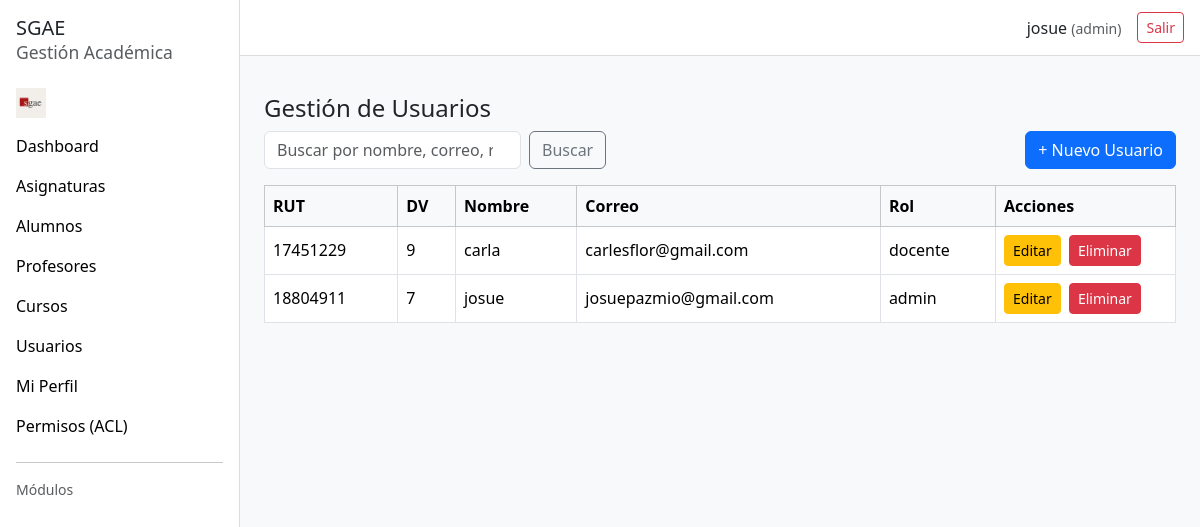
The page /public/usuarios.php (signed in) on the database its author committed.
### tables this page shows
CREATE TABLE `usuarios` (
  `rut` varchar(10) NOT NULL,
  `dv` char(1) NOT NULL,
  `nombre` varchar(100) NOT NULL,
  `correo` varchar(100) NOT NULL,
  `password` varchar(255) NOT NULL,
  `rol` enum('admin','docente','alumno','apoderado') NOT NULL DEFAULT 'docente'
);

### includes/usuarios_model.php (called while the page is built, shortened)
<?php
function usuarios_obtenerTodos(PDO $pdo): array {
    $sql = "SELECT rut, dv, nombre, correo, rol FROM usuarios ORDER BY nombre";
    return $pdo->query($sql)->fetchAll(PDO::FETCH_ASSOC);
}

### public/usuarios.php (the view, shortened to what this page needs)
<?php
require __DIR__ . '/_layout_top.php';
require __DIR__ . '/../includes/usuarios_model.php';
?>
<h4>Gestión de Usuarios</h4>
<div class="d-flex justify-content-between align-items-center mb-3">
  <form class="d-flex" role="search" method="get" action="">
    <input class="form-control me-2" type="search" name="q" placeholder="Buscar por nombre, correo, rut o rol" value="<?= htmlspecialchars($_GET['q'] ?? '') ?>">
    <button class="btn btn-outline-secondary">Buscar</button>
  </form>
  <button class="btn btn-primary" data-bs-toggle="modal" data-bs-target="#modalCrearUsuario">+ Nuevo Usuario</button>
</div>
<?php
$usuarios = usuarios_obtenerTodos($pdo);
?>
<div class="table-responsive">
  <table class="table table-bordered table-hover align-middle">
    <thead class="table-light"><tr>
      <th>RUT</th><th>DV</th><th>Nombre</th><th>Correo</th><th>Rol</th><th style="width:180px;">Acciones</th></tr></thead>
    <tbody>
      <?php if (!$usuarios): ?><tr><td colspan="6" class="text-center text-muted">Sin resultados</td></tr>
      <?php else: foreach ($usuarios as $row): ?>
        <tr>
          <td><?= htmlspecialchars($row['rut']) ?></td>
          <td><?= htmlspecialchars($row['dv']) ?></td>
          <td><?= htmlspecialchars($row['nombre']) ?></td>
          <td><?= htmlspecialchars($row['correo']) ?></td>
          <td><?= htmlspecialchars($row['rol'] ?? 'alumno') ?></td>
          <td>
            <button class="btn btn-sm btn-warning me-1" data-bs-toggle="modal" data-bs-target="#modalEditarUsuario"
              data-rut="<?= htmlspecialchars($row['rut']) ?>" data-dv="<?= htmlspecialchars($row['dv']) ?>"
              data-nombre="<?= htmlspecialchars($row['nombre']) ?>" data-correo="<?= htmlspecialchars($row['correo']) ?>"
              data-rol="<?= htmlspecialchars($row['rol'] ?? 'alumno') ?>">Editar</button>
            <a href="?eliminar=<?= urlencode($row['rut']) ?>" class="btn btn-sm btn-danger" onclick="return confirm('¿Eliminar este usuario?');">Eliminar</a>
          </td>
        </tr>
      <?php endforeach; endif; ?>
    </tbody>
  </table>
</div>
<?php require __DIR__ . '/_layout_bottom.php'; ?>

### public/_layout_top.php (style rules this page uses)
body { background-color:#f8f9fa; }

### rows shown on the page
usuarios: rut "17451229", dv "9", nombre "carla", correo "carlesflor@gmail.com", rol "docente"
usuarios: rut "18804911", dv "7", nombre "josue", correo "josuepazmio@gmail.com", rol "admin"

### other values the page prints
$nombreUser "josue"
$rolUsuario "admin"
